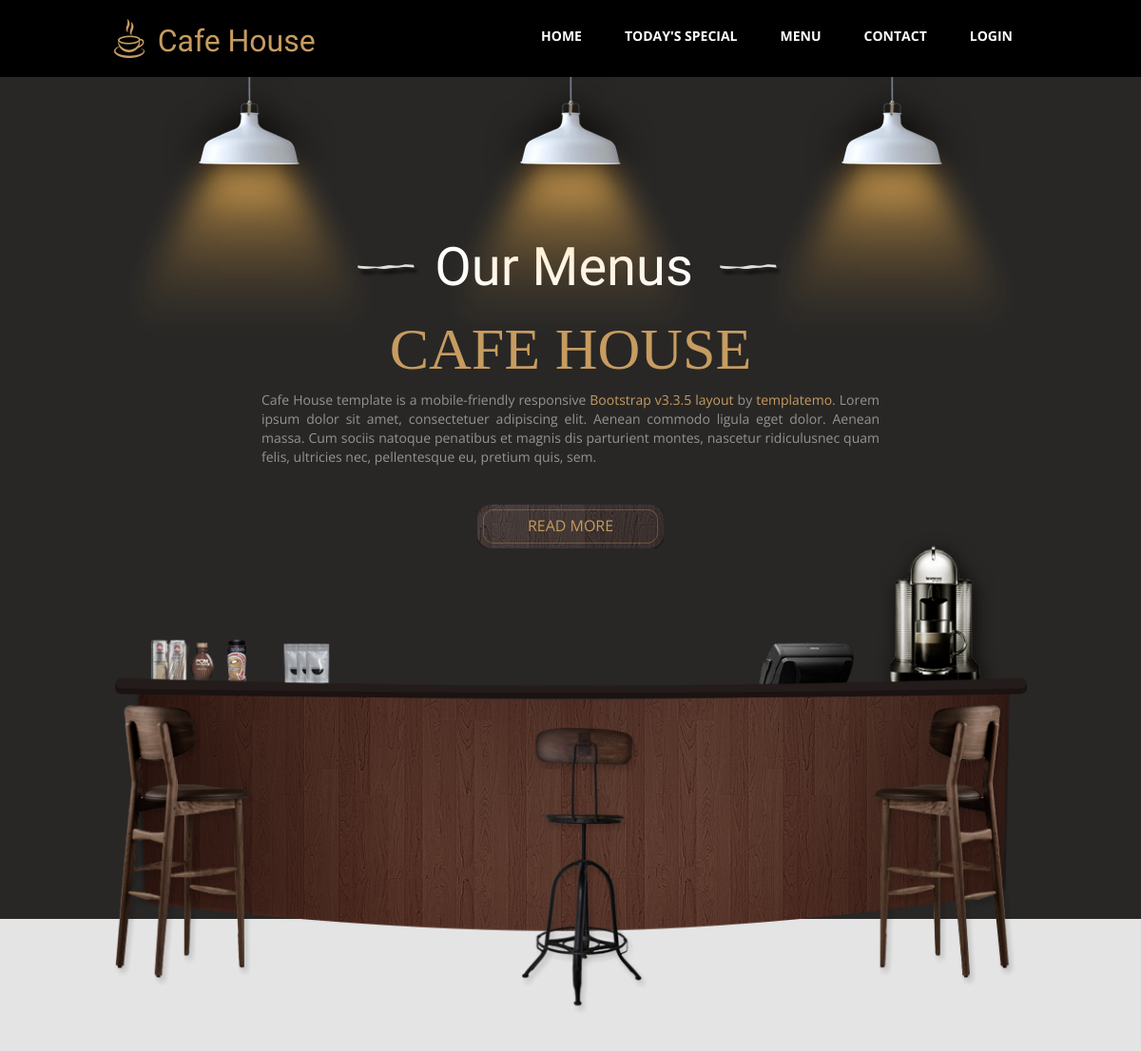
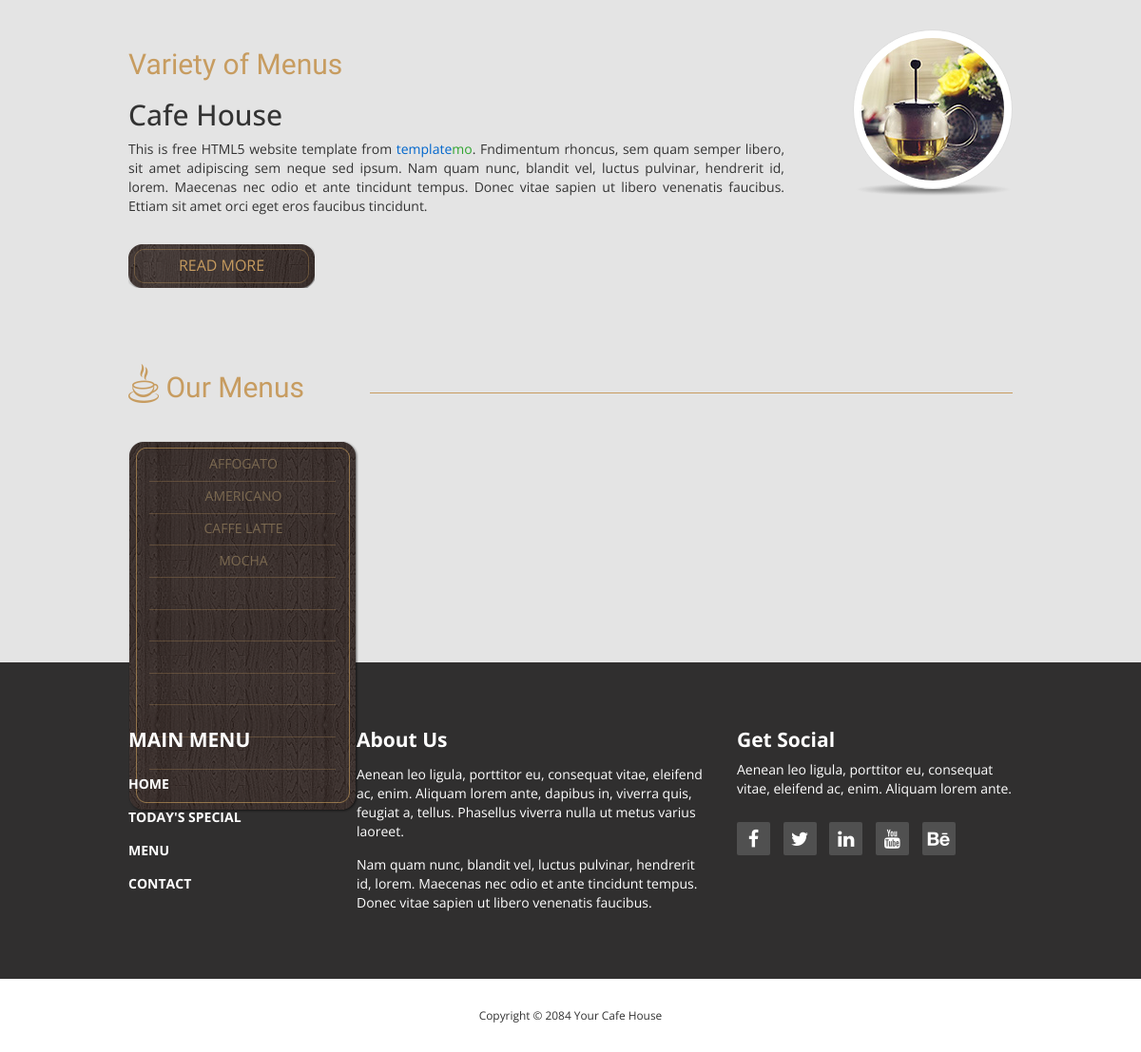
Page /menu.php on the committed database (2 pictures, top to bottom).
### tables this page shows
CREATE TABLE `drink_category` (
  `id` int(11) NOT NULL,
  `name` varchar(45) NOT NULL,
  `description` longtext NOT NULL
);

### lib/DB.php (called while the page is built, shortened)
<?php
class DB
{
    private $host = "localhost";
    private $username = "root";
    private $password = "";
    private $dbName = "coffeeshop_db";
    private \PDO $connection;
    public function __construct(
        string $host = "",
        int $port = 3306,
        string $username = "",
        string $password = "",
        string $dbName = ""
    )
    {
        if(!empty($host)) {
            $this->host = $host;
        }
        if(!empty($username)) {
            $this->username = $username;
        }
        if(!empty($dbName)) {
            $this->dbName = $dbName;
        }
        try {
            $this->connection = new \PDO(
                "mysql:host=$this->host;dbname=$this->dbName;charset=utf8mb4",
                $this->username,
                $this->password
            );
            $this->connection->setAttribute(\PDO::ATTR_ERRMODE, \PDO::ERRMODE_EXCEPTION);
        } catch(\PDOException $e) {
            echo "Connection failed: " . $e->getMessage();
        }
    }
    public function getMenuItems(): array
    {
        $sql = "SELECT page_name, page_url FROM menu";
        $query = $this->connection->query($sql);
        $data = $query->fetchAll(\PDO::FETCH_ASSOC);
        $finalMenu = [];
        foreach ($data as $menuItem) {
            $finalMenu[$menuItem['page_name']] = $menuItem['page_url'];
        }
        return $finalMenu;
    }
    public function getCategories() :array {
        $sql = "SELECT * FROM drink_category";
        $query = $this->connection->query($sql);
        $data = $query->fetchAll(\PDO::FETCH_ASSOC);
        return $data;
    }
}

### menu.php (the view, shortened to what this page needs)
<!DOCTYPE html>
<html lang="en">
<head>
  <link href="css/bootstrap.min.css" rel="stylesheet">
  <link href="css/font-awesome.min.css" rel="stylesheet">
  <link href="css/templatemo-style.css" rel="stylesheet">
  </head>
  <body>
    <?php
    include_once "parts/header.php";
    $drinkCategories = $db->getCategories();
    ?>
    <section class="tm-welcome-section">
      <div class="container tm-position-relative">
        <div class="tm-lights-container">
          <img src="img/light.png" alt="Light" class="light light-1">
          <img src="img/light.png" alt="Light" class="light light-2">
          <img src="img/light.png" alt="Light" class="light light-3">
        </div>
        <div class="row tm-welcome-content">
          <h2 class="white-text tm-handwriting-font tm-welcome-header"><img src="img/header-line.png" alt="Line" class="tm-header-line">&nbsp;Our Menus&nbsp;&nbsp;<img src="img/header-line.png" alt="Line" class="tm-header-line"></h2>
          <h2 class="gold-text tm-welcome-header-2">Cafe House</h2>
          <p class="gray-text tm-welcome-description">Cafe House template is a mobile-friendly responsive <span class="gold-text">Bootstrap v3.3.5 layout</span> by <span class="gold-text">templatemo</span>. Lorem ipsum dolor sit amet, consectetuer adipiscing elit. Aenean commodo ligula eget dolor. Aenean massa. Cum sociis natoque penatibus et magnis dis parturient montes, nascetur ridiculusnec quam felis, ultricies nec, pellentesque eu, pretium quis, sem.</p>
          <a href="#main" class="tm-more-button tm-more-button-welcome">Read More</a>
        </div>
        <img src="img/table-set.png" alt="Table Set" class="tm-table-set img-responsive">
      </div>
    </section>
    <div class="tm-main-section light-gray-bg">
      <div class="container" id="main">
        <section class="tm-section row">
          <div class="col-lg-9 col-md-9 col-sm-8">
            <h2 class="tm-section-header gold-text tm-handwriting-font">Variety of Menus</h2>
            <h2>Cafe House</h2>
            <p class="tm-welcome-description">This is free HTML5 website template from <span class="blue-text">template</span><span class="green-text">mo</span>. Fndimentum rhoncus, sem quam semper libero, sit amet adipiscing sem neque sed ipsum. Nam quam nunc, blandit vel, luctus pulvinar, hendrerit id, lorem. Maecenas nec odio et ante tincidunt tempus. Donec vitae sapien ut libero venenatis faucibus. Ettiam sit amet orci eget eros faucibus tincidunt.</p>
            <a href="#" class="tm-more-button margin-top-30">Read More</a>
          </div>
          <div class="col-lg-3 col-md-3 col-sm-4 tm-welcome-img-container">
            <div class="inline-block shadow-img">
              <img src="img/1.jpg" alt="Image" class="img-circle img-thumbnail">
            </div>
          </div>
        </section>
          <section class="tm-section row">
              <div class="col-lg-12 tm-section-header-container margin-bottom-30">
                  <h2 class="tm-section-header gold-text tm-handwriting-font"><img src="img/logo.png" alt="Logo" class="tm-site-logo"> Our Menus</h2>
                  <div class="tm-hr-container"><hr class="tm-hr"></div>
              </div>
              <div>
                  <div class="col-lg-3 col-md-3">
                      <div class="tm-position-relative margin-bottom-30">
                          <nav class="tm-side-menu">
                              <ul>
                                  <?php
                                  foreach ($drinkCategories as $category) {
                                      echo '<li><a onclick="showDrinks(' . $category['id'] . ')">'  . $category['name'] . '</a></li>';
                                  }
                                  ?>
                              </ul>
                          </nav>
                          <img src="img/vertical-menu-bg.png" alt="Menu bg" class="tm-side-menu-bg">
                      </div>
                  </div>
                  <div id="drinkContent" class="tm-menu-product-content col-lg-9 col-md-9">
                  </div>
              </div>
          </section>
      </div>
    </div>
    <?php
    include_once "parts/footer.php";
    ?>
 </body>
 </html>

### parts/header.php (shortened to what this page needs)
<?php
include_once "lib/DB.php";
$db = new DB("localhost", 3306, "root", "", "coffeeshop_db");
?>
<div class="tm-top-header">
      <div class="container">
        <div class="row">
          <div class="tm-top-header-inner">
            <div class="tm-logo-container">
              <img src="img/logo.png" alt="Logo" class="tm-site-logo">
              <h1 class="tm-site-name tm-handwriting-font">Cafe House</h1>
            </div>
            <nav class="tm-nav">
                <ul class="main-menu" id="main-menu container">
                    <?php
                    $menu = $db->getMenuItems();
                    foreach ($menu as $menuName => $menuUrl) {
                        echo '<li><a href="'.$menuUrl.'">'.$menuName.'</a></li>';
                    }
                    ?>
                    <li><a href="./admin/login.php">Login</a></li>
                </ul>
            </nav>
          </div>
        </div>
      </div>
    </div>

### parts/footer.php
<footer>
    <div class="tm-black-bg">
        <div class="container">
            <div class="row margin-bottom-60">
                <nav class="col-lg-3 col-md-3 tm-footer-nav tm-footer-div">
                    <h3 class="tm-footer-div-title">Main Menu</h3>
                    <ul>
                        <?php
                        $menu = $db->getMenuItems();
                        foreach ($menu as $menuName => $menuUrl) {
                            echo '<li><a href="'.$menuUrl.'">'.$menuName.'</a></li>';
                        }
                        ?>
                    </ul>
                </nav>
                <div class="col-lg-5 col-md-5 tm-footer-div">
                    <h3 class="tm-footer-div-title">About Us</h3>
                    <p class="margin-top-15">Aenean leo ligula, porttitor eu, consequat vitae, eleifend ac, enim. Aliquam lorem ante, dapibus in, viverra quis, feugiat a, tellus. Phasellus viverra nulla ut metus varius laoreet.</p>
                    <p class="margin-top-15">Nam quam nunc, blandit vel, luctus pulvinar, hendrerit id, lorem. Maecenas nec odio et ante tincidunt tempus. Donec vitae sapien ut libero venenatis faucibus.</p>
                </div>
                <div class="col-lg-4 col-md-4 tm-footer-div">
                    <h3 class="tm-footer-div-title">Get Social</h3>
                    <p>Aenean leo ligula, porttitor eu, consequat vitae, eleifend ac, enim. Aliquam lorem ante.</p>
                    <div class="tm-social-icons-container">
                        <a href="#" class="tm-social-icon"><i class="fa fa-facebook"></i></a>
                        <a href="#" class="tm-social-icon"><i class="fa fa-twitter"></i></a>
                        <a href="#" class="tm-social-icon"><i class="fa fa-linkedin"></i></a>
                        <a href="#" class="tm-social-icon"><i class="fa fa-youtube"></i></a>
                        <a href="#" class="tm-social-icon"><i class="fa fa-behance"></i></a>
                    </div>
                </div>
            </div>
        </div>
    </div>
    <div>
        <div class="container">
            <div class="row tm-copyright">
                <p class="col-lg-12 small copyright-text text-center">Copyright &copy; 2084 Your Cafe House</p>
            </div>
        </div>
    </div>
</footer>

### rows in the picture
drink_category: name "AFFOGATO"
drink_category: name "AMERICANO"
drink_category: name "CAFFE LATTE"
drink_category: name "MOCHA"

### other values in the picture
$menuName "HOME"
$menuName "TODAY'S SPECIAL"
$menuName "MENU"
$menuName "CONTACT"
